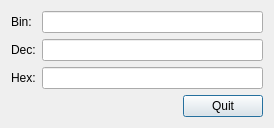
<?xml version="1.0" encoding="UTF-8"?>
<ui version="4.0">
 <class>Dialog</class>
 <widget class="QDialog" name="Dialog">
  <property name="geometry">
   <rect>
    <x>0</x>
    <y>0</y>
    <width>274</width>
    <height>123</height>
   </rect>
  </property>
  <property name="windowTitle">
   <string>Dialog</string>
  </property>
  <layout class="QVBoxLayout" name="verticalLayout">
   <item>
    <layout class="QFormLayout" name="formLayout">
     <item row="0" column="0">
      <widget class="QLabel" name="binLabel">
       <property name="text">
        <string>Bin:</string>
       </property>
      </widget>
     </item>
     <item row="0" column="1">
      <widget class="QLineEdit" name="binLineEdit"/>
     </item>
     <item row="1" column="0">
      <widget class="QLabel" name="decLabel">
       <property name="text">
        <string>Dec:</string>
       </property>
      </widget>
     </item>
     <item row="1" column="1">
      <widget class="QLineEdit" name="decLineEdit"/>
     </item>
     <item row="2" column="0">
      <widget class="QLabel" name="hexLabel">
       <property name="text">
        <string>Hex:</string>
       </property>
      </widget>
     </item>
     <item row="2" column="1">
      <widget class="QLineEdit" name="hexLineEdit"/>
     </item>
    </layout>
   </item>
   <item>
    <layout class="QHBoxLayout" name="horizontalLayout">
     <item>
      <spacer name="horizontalSpacer">
       <property name="orientation">
        <enum>Qt::Horizontal</enum>
       </property>
       <property name="sizeHint" stdset="0">
        <size>
         <width>40</width>
         <height>20</height>
        </size>
       </property>
      </spacer>
     </item>
     <item>
      <widget class="QPushButton" name="pushButton">
       <property name="text">
        <string>Quit</string>
       </property>
      </widget>
     </item>
    </layout>
   </item>
  </layout>
 </widget>
 <resources/>
 <connections>
  <connection>
   <sender>pushButton</sender>
   <signal>clicked()</signal>
   <receiver>Dialog</receiver>
   <slot>close()</slot>
   <hints>
    <hint type="sourcelabel">
     <x>152</x>
     <y>115</y>
    </hint>
    <hint type="destinationlabel">
     <x>126</x>
     <y>72</y>
    </hint>
   </hints>
  </connection>
 </connections>
</ui>
